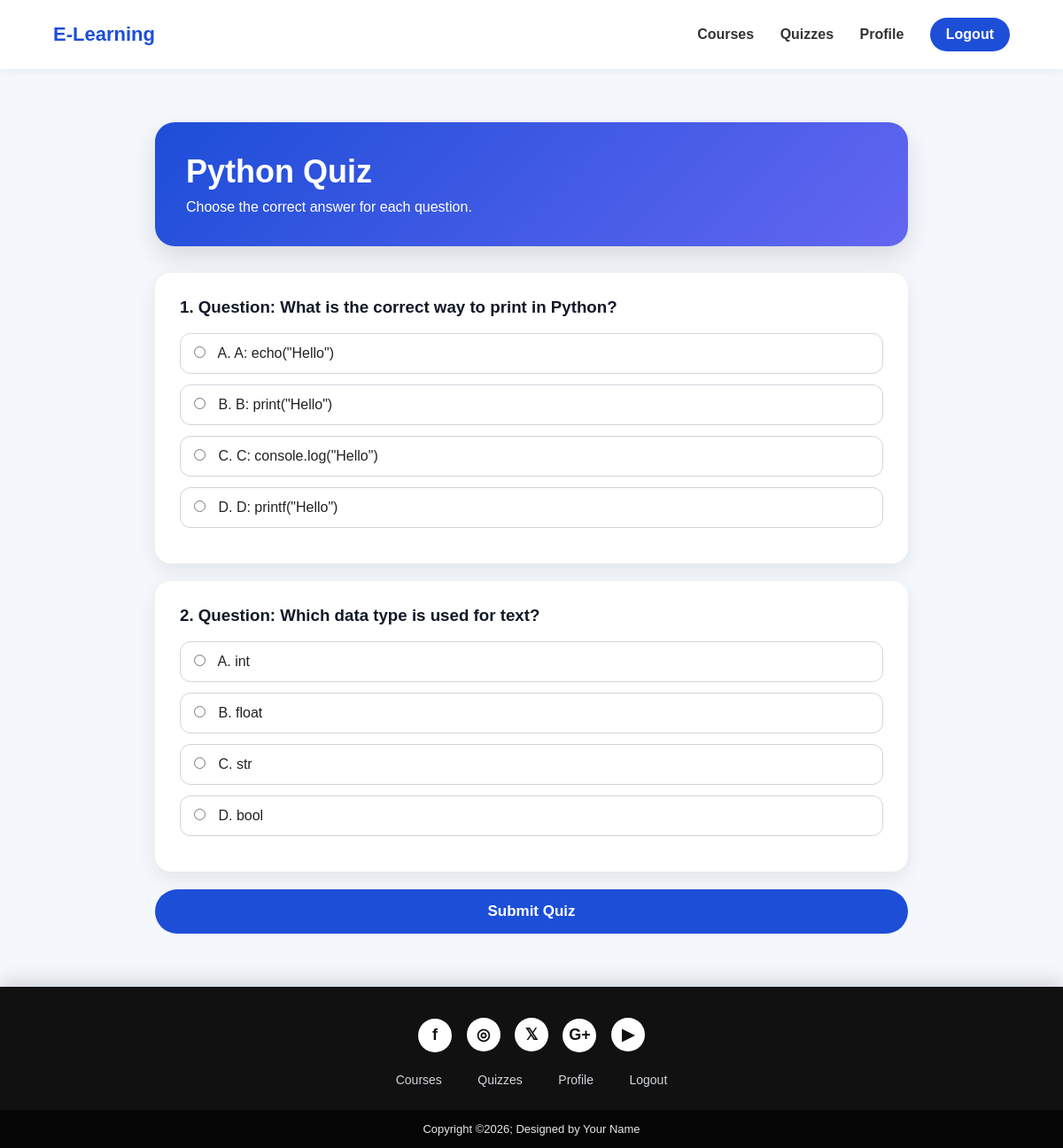
/course/2/quiz (signed in), run on the app's committed database.
### app.py (models this page shows)
class Course(db.Model):
    id = db.Column(db.Integer, primary_key=True)
    title = db.Column(db.String(150), nullable=False)
    description = db.Column(db.Text, nullable=False)
    category = db.Column(db.String(100), nullable=False)

class Quiz(db.Model):
    id = db.Column(db.Integer, primary_key=True)
    course_id = db.Column(db.Integer, db.ForeignKey("course.id"), nullable=False)
    question = db.Column(db.Text, nullable=False)
    option_a = db.Column(db.String(200), nullable=False)
    option_b = db.Column(db.String(200), nullable=False)
    option_c = db.Column(db.String(200), nullable=False)
    option_d = db.Column(db.String(200), nullable=False)
    correct_answer = db.Column(db.String(10), nullable=False)
    course = db.relationship("Course", backref=db.backref("quizzes", lazy=True))

### app.py (the view, shortened to what this page needs)
@app.route("/course/<int:course_id>/quiz", methods=["GET", "POST"])
def take_quiz(course_id):
    if not login_required():
        return redirect(url_for("login"))
    if session.get("role") == "student":
        enrollment = Enrollment.query.filter_by(
            user_id=session["user_id"],
            course_id=course_id
        ).first()
        if not enrollment:
            flash("Please enroll in this course before taking the quiz")
            return redirect(url_for("course_detail", course_id=course_id))
    course = Course.query.get_or_404(course_id)
    quizzes = Quiz.query.filter_by(course_id=course.id).all()
    return render_template("quiz.html", course=course, quizzes=quizzes)

### app.py (called while the page is built)
def login_required():
    return "user_id" in session

### templates/quiz.html
{% extends "base.html" %}
{% block content %}
<section class="quiz-page">
    <div class="quiz-header">
        <h1>{{ course.title }} Quiz</h1>
        <p>Choose the correct answer for each question.</p>
    </div>
    <form method="POST" class="quiz-form">
        {% for quiz in quizzes %}
            <div class="quiz-card">
                <h3>{{ loop.index }}. {{ quiz.question }}</h3>
                <label>
                    <input type="radio" name="{{ quiz.id }}" value="A" required>
                    <span>A. {{ quiz.option_a }}</span>
                </label>
                <label>
                    <input type="radio" name="{{ quiz.id }}" value="B">
                    <span>B. {{ quiz.option_b }}</span>
                </label>
                <label>
                    <input type="radio" name="{{ quiz.id }}" value="C">
                    <span>C. {{ quiz.option_c }}</span>
                </label>
                <label>
                    <input type="radio" name="{{ quiz.id }}" value="D">
                    <span>D. {{ quiz.option_d }}</span>
                </label>
            </div>
        {% endfor %}
        <button type="submit" class="quiz-submit">Submit Quiz</button>
    </form>
</section>
{% endblock %}

### templates/base.html (shortened to what this page needs)
<!DOCTYPE html>
<html lang="en">
<head>
    <link rel="stylesheet" href="{{ url_for('static', filename='css/style.css') }}">
</head>
<body>
<nav class="navbar">
    <div class="logo">
        <a href="{{ url_for('index') }}">E-Learning</a>
    </div>
    <div class="nav-links">
        {% if session.get("user_id") %}
            <a href="{{ url_for('dashboard') }}">Courses</a>
            <a href="{{ url_for('dashboard') }}">Quizzes</a>
            <a href="{{ url_for('profile') }}">Profile</a>
            <a href="{{ url_for('logout') }}" class="login-btn">Logout</a>
        {% else %}
            <a href="{{ url_for('index') }}">Home</a>
            <a href="{{ url_for('index') }}#about">About</a>
            <a href="{{ url_for('index') }}#contact">Contact</a>
            <a href="{{ url_for('login') }}" class="login-btn">Login</a>
        {% endif %}
    </div>
</nav>
{% block content %}{% endblock %}
<footer class="footer">
    <div class="footer-icons">
        <a href="#">f</a>
        <a href="#">◎</a>
        <a href="#">𝕏</a>
        <a href="#">G+</a>
        <a href="#">▶</a>
    </div>
    <div class="footer-links">
        {% if session.get("user_id") %}
            <a href="{{ url_for('dashboard') }}">Courses</a>
            <a href="{{ url_for('dashboard') }}">Quizzes</a>
            <a href="{{ url_for('profile') }}">Profile</a>
            <a href="{{ url_for('logout') }}">Logout</a>
        {% else %}
            <a href="{{ url_for('index') }}">Home</a>
            <a href="{{ url_for('index') }}#about">About</a>
            <a href="{{ url_for('index') }}#contact">Contact Us</a>
            <a href="{{ url_for('login') }}">Login</a>
        {% endif %}
    </div>
    <div class="footer-bottom">
        <p>Copyright ©2026; Designed by Your Name</p>
    </div>
</footer>
</body>
</html>

### static/css/style.css (style rules this page uses)
* { margin: 0; padding: 0; box-sizing: border-box; }
html { scroll-behavior: smooth; }
body { font-family: Arial, sans-serif; background: #f4f7fb; color: #222; }
.navbar { display: flex; justify-content: space-between; align-items: center; padding: 20px 60px; background: white; box-shadow: 0 2px 10px rgba(0,0,0,0.05); position: sticky; top: 0; z-index: 1000; }
.logo { font-size: 22px; font-weight: bold; color: #1d4ed8; transition: transform 0.3s ease; }
.nav-links a { position: relative; margin-left: 25px; text-decoration: none; color: #333; font-weight: 600; transition: color 0.3s ease, transform 0.3s ease; display: inline-block; }
.nav-links a::after { content: ""; position: absolute; left: 0; bottom: -6px; width: 0; height: 3px; background: #1d4ed8; border-radius: 20px; transition: width 0.3s ease; }
.nav-links .login-btn { background: #1d4ed8; color: white; padding: 10px 18px; border-radius: 30px; transition: background 0.3s ease, transform 0.3s ease, box-shadow 0.3s ease; }
.nav-links .login-btn::after { display: none; }
.footer { background: #111; color: white; text-align: center; padding-top: 35px; margin-top: 60px; box-shadow: 0 -6px 20px rgba(0,0,0,0.15); }
.footer-icons { margin-bottom: 22px; }
.footer-icons a { display: inline-flex; align-items: center; justify-content: center; width: 38px; height: 38px; background: white; color: #111; border-radius: 50%; margin: 0 6px; text-decoration: none; font-weight: bold; font-size: 18px; transition: 0.3s ease; }
.footer-links { margin-bottom: 25px; }
.footer-links a { color: #d1d5db; text-decoration: none; margin: 0 18px; font-size: 14px; transition: 0.3s ease; }
.footer-bottom { background: #050505; padding: 14px; }
.footer-bottom p { font-size: 13px; color: #e5e7eb; }
.logo a { text-decoration: none; color: #1d4ed8; }
.quiz-page { max-width: 900px; margin: 60px auto; padding: 0 25px; min-height: 60vh; }
.quiz-header { background: linear-gradient(135deg, #1d4ed8, #6366f1); color: white; padding: 35px; border-radius: 22px; margin-bottom: 30px; box-shadow: 0 12px 30px rgba(0,0,0,0.12); }
.quiz-header h1 { font-size: 36px; margin-bottom: 10px; }
.quiz-card { background: white; padding: 28px; border-radius: 18px; margin-bottom: 20px; box-shadow: 0 8px 22px rgba(0,0,0,0.08); }
.quiz-card h3 { color: #111827; margin-bottom: 18px; }
.quiz-card label { display: block; padding: 13px 15px; margin-bottom: 12px; border: 1px solid #d1d5db; border-radius: 12px; cursor: pointer; transition: 0.3s ease; }
.quiz-card input { margin-right: 10px; }
.quiz-submit { width: 100%; padding: 15px; background: #1d4ed8; color: white; border: none; border-radius: 30px; font-size: 17px; font-weight: bold; cursor: pointer; transition: 0.3s ease; }

### data on the page
Course: title "Python"
Quiz: question "Question: What is the correct way to print in Python?", option_a "A: echo(\"Hello\")", option_b "B: print(\"Hello\")", option_c "C: console.log(\"Hello\")", option_d "D: printf(\"Hello\")"
Quiz: question "Question: Which data type is used for text?", option_a "int", option_b "float", option_c "str", option_d "bool"
